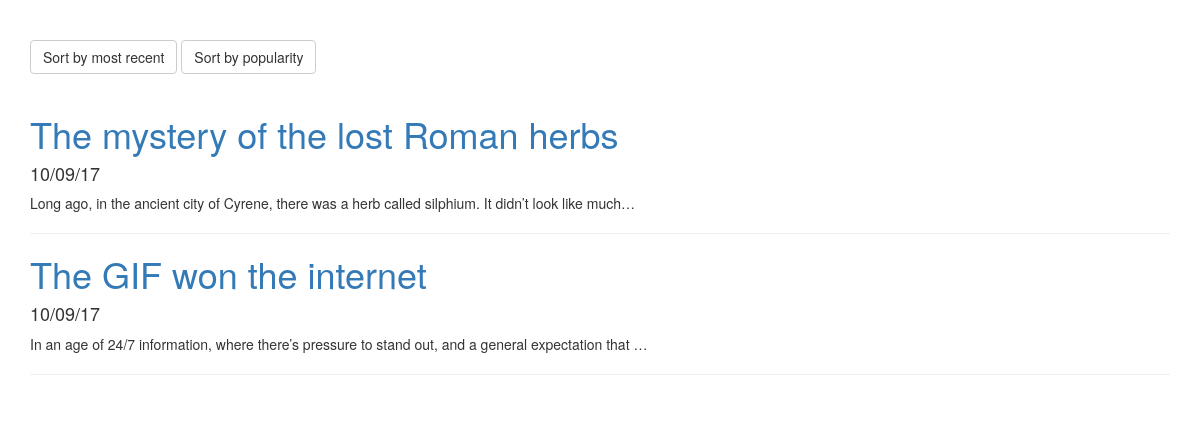
The page / on the database its author committed.
### app/models.py (models this page shows, shortened)
class Post(models.Model):
    author = models.ForeignKey(settings.AUTH_USER_MODEL)
    title = models.CharField(null=False, blank=False, max_length=200)
    text = models.TextField(null=True, blank=True)
    tags = models.ForeignKey(Tags, null=True, blank=True)
    active = models.BooleanField(default=True)  # If post is visible or not
    viewed = models.IntegerField(default=0)
    publish = models.DateTimeField(default=datetime.now)  # When to publish post
    update = models.DateTimeField(auto_now=True)
    created = models.DateTimeField(auto_now_add=True)

### app/views.py (the view)
# urls.py: url(r'^$', HomeView.as_view(), name='app-home'),
class HomeView(TemplateView):
    template_name = "app/index.html"
    def get_context_data(self, **kwargs):
        context = super(HomeView, self).get_context_data(**kwargs)
        posts = Post.objects.filter(active=True)
        sort_by = self.kwargs.get('sort', None)
        if sort_by == '1':
            posts = posts.order_by('-publish')
        elif sort_by == '2':
            posts = posts.order_by('-viewed')
        context['posts'] = posts
        return context

### templates/app/index.html
{% extends "base.html" %}
{% block maincontent %}
    <br>
    <br>
    <a href="{% url 'app-home' 1 %}" class="btn btn-default">Sort by most recent</a>
    <a href="{% url 'app-home' 2 %}" class="btn btn-default">Sort by popularity</a>
    <br>
    <br>
    <div class="posts">
        {% for post in posts %}
            <div class="postitem">
                <a href="{% url 'app-single-post' post.pk %}"><h1 class="title">{{ post.title }}</h1></a>
                <h4 class="date">{{ post.created|date:"d/m/y"}}</h4>
                <p>{{ post.text|truncatechars:100 }}</p>
            </div>
           <hr/>
        {% endfor %}
    </div>
{% endblock maincontent %}

### templates/base.html (shortened to what this page needs)
<!doctype html>
<html>
<head>
  <link href="https://maxcdn.bootstrapcdn.com/bootstrap/3.3.7/css/bootstrap.min.css" rel="stylesheet">
</head>
<body>
    <div class="container">
        {% block maincontent %}{% endblock maincontent %}
    </div>
</body>
</html>

### rows shown on the page
Post: title "The mystery of the lost Roman herbs", created "10/09/17", text "Long ago, in the ancient city of Cyrene, there was a herb called silphium. It didn’t look like much…"
Post: title "The GIF won the internet", created "10/09/17", text "In an age of 24/7 information, where there’s pressure to stand out, and a general expectation that …"
